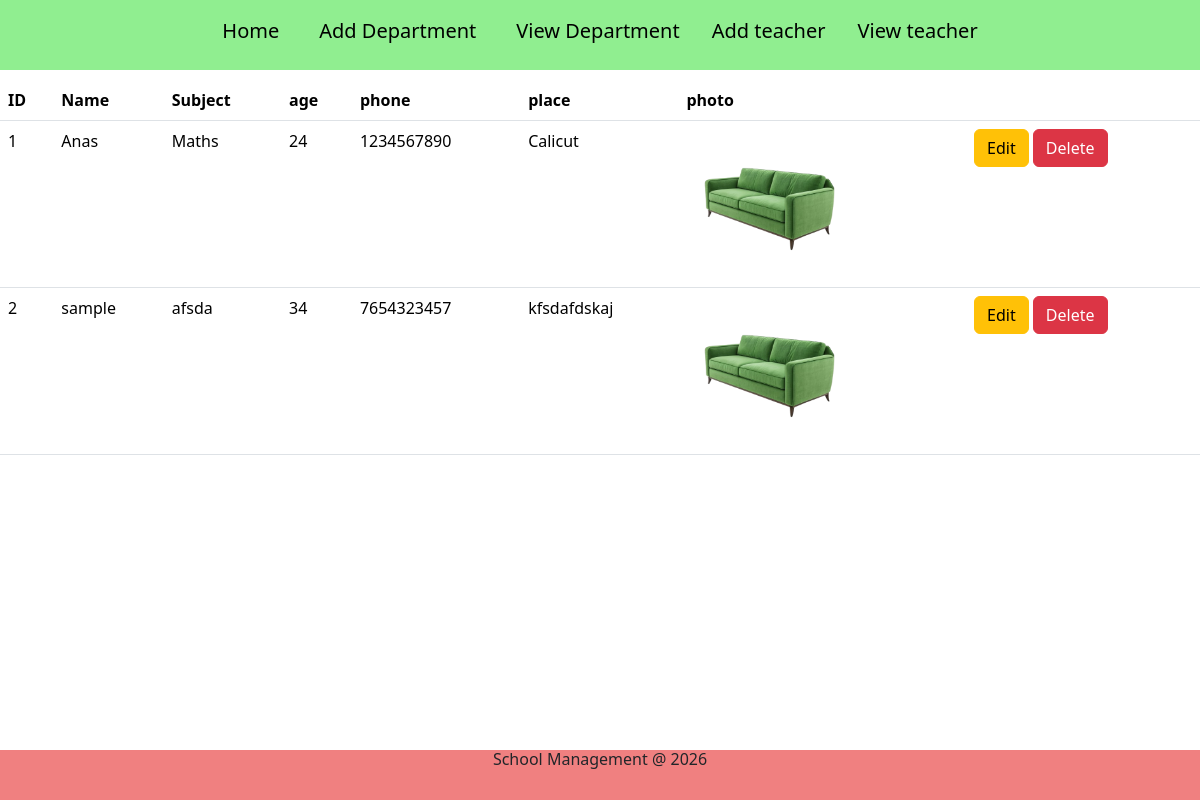
Before: /office/listteacher with the older database file.
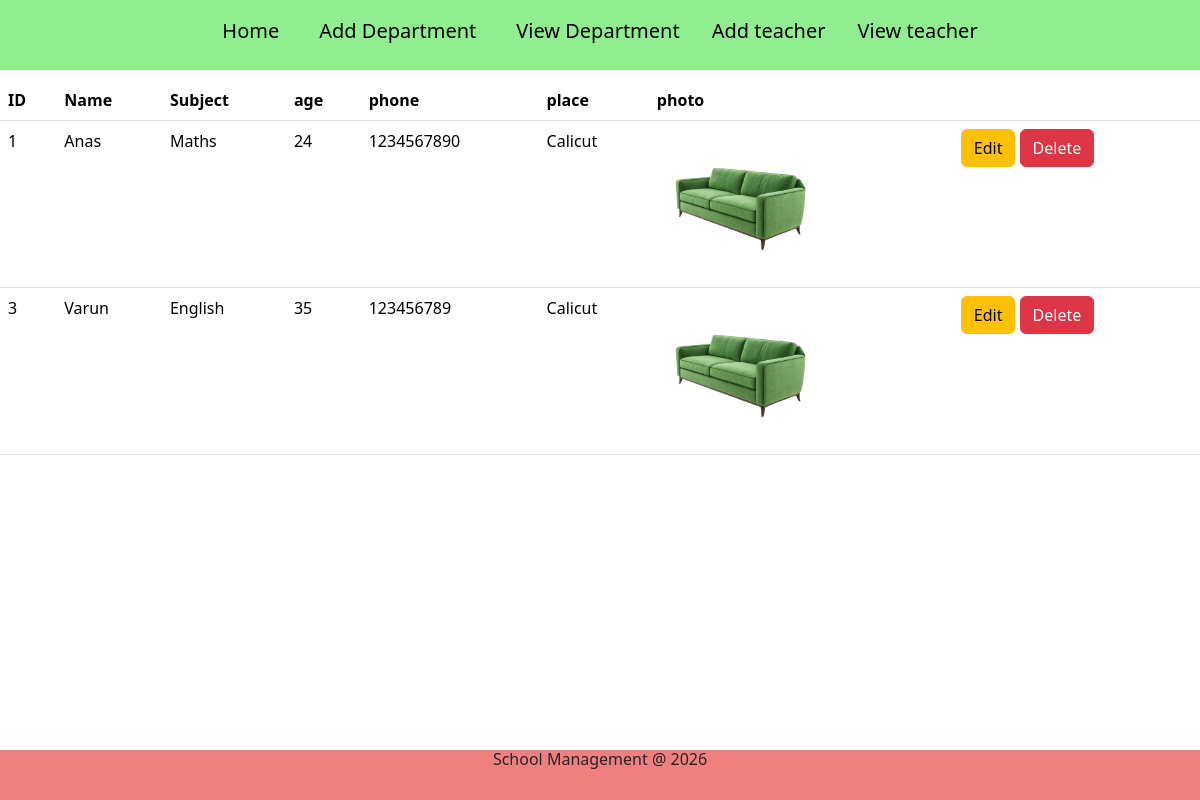
After: the same page with the newer database file.
### office/models.py (models this page shows)
class Teacher(models.Model):
    name = models.CharField(max_length=100)
    subject = models.CharField(max_length=100)
    age = models.IntegerField()
    phone = models.CharField(max_length=30)
    place = models.CharField(max_length=100)
    photo = models.ImageField(upload_to="Teacher_photos")

### office/views.py (the view)
# urls.py: path('listteacher',ListTeacher.as_view(),name="listT"),
class ListTeacher(View):
    def get(self,req):
        teacherqso = Teacher.objects.all()
        return render(req,"viewteacher.html",{'teacherdata':teacherqso})

### office/templates/viewteacher.html
{% extends "base.html" %}
{% block base %}
<table class="table" style="margin-top: 10px;">
    <thead>
        <tr>
            <th>ID</th>
            <th>Name</th>
            <th>Subject</th>
            <th>age</th>
            <th>phone</th>
            <th>place</th>
            <th>photo</th>
            <th></th>
        </tr>
    </thead>
    <tbody>
        {% for i in teacherdata %}
        <tr>
            <td> {{i.id}} </td>
            <td> {{i.name}} </td>
            <td> {{i.subject}} </td>
            <td> {{i.age}} </td>
            <td> {{i.phone}} </td>
            <td> {{i.place}} </td>
            <td> <img src="{{i.photo}}" alt="no img" height="150px"> </td>
            <td>
                <a href="{% url 'editT' i.id %}" class="btn btn-warning">Edit</a>
                <a href="{% url 'deleteT' i.id %}" class="btn btn-danger">Delete</a>
            </td>
        </tr>
        {% endfor %}
    </tbody>
</table>
{% endblock base %}

Changed rows visible on the page:
removed Teacher: id "2", name "sample", subject "afsda", age "34", phone "7654323457", place "kfsdafdskaj", photo (picture)
added Teacher: id "3", name "Varun", subject "English", age "35", phone "123456789", place "Calicut", photo (picture)
